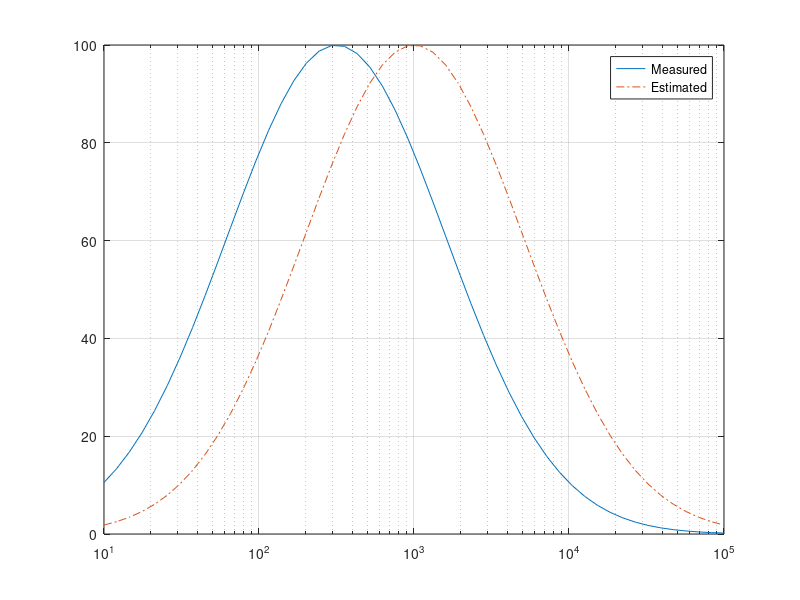

The MATLAB script that drew this image:
x = logspace(1,5,50);
% create a vector of logarithmically spaced x-coordinates
v = linspace(-20,20,50);
y1 = 100*exp(-1*((v+5).^2)./100);
% create a vector of logarithmically spaced y-coordinates
y2 = 100*exp(-1*(v.^2)./100);
% create a vector of logarithmically spaced y-coordinates
semilogx(x,y1,x,y2,'-.')
% plot two lines by passing comma-separated x-y pairs
legend('Measured','Estimated')
% display a legend 
grid on
% show the grid lines
